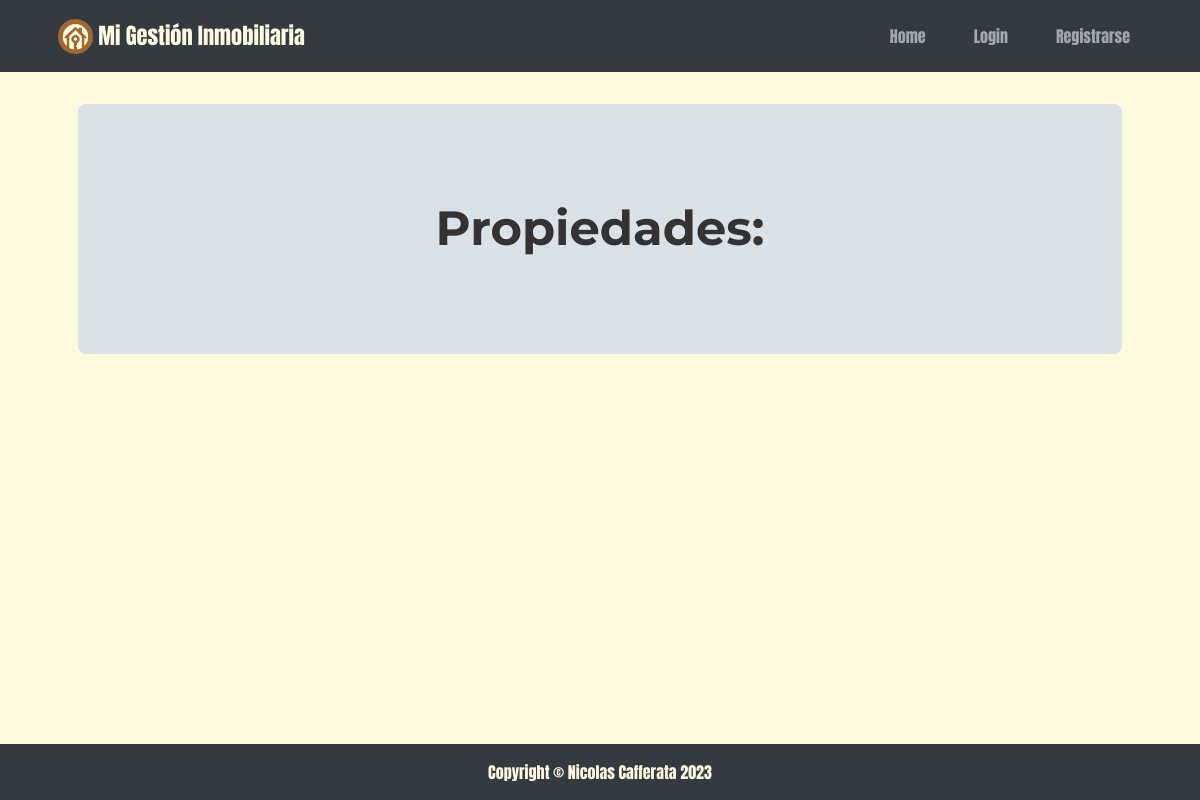
/propiedades, run on an earlier commit of the app's database.
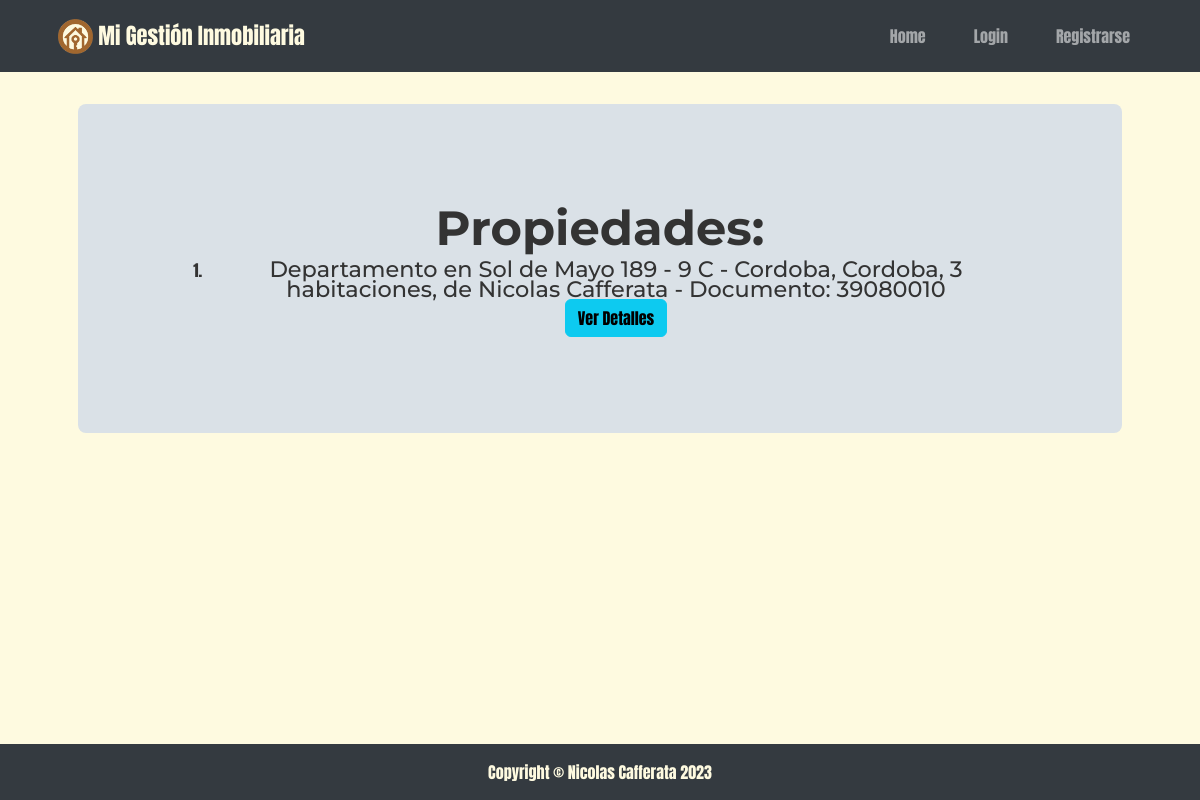
And on a later commit of the database.
### appbroker/models.py (models this page shows, shortened)
class Propiedades(models.Model):
    class haves(models.TextChoices):
        YES = 'si', 'Sí'
        NO = 'no', 'No'
    class disponible(models.TextChoices):
        EN_ALQUILER = 'en_alquiler', 'En alquiler'
        EN_VENTA = 'en_venta', 'En venta'
        VENDIDO = 'vendido', 'Vendido'
        ALQUILADO = 'alquilado', 'Alquilado'
        NO_DISPONIBLE = 'no_disponible', 'No disponible'
    class tipos(models.TextChoices):
        CASA = 'casa', 'Casa'
        DEPARTAMENTO = 'departamento', 'Departamento'
        LOCAL = 'local', 'Local comercial'
        OFICINA = 'oficina', 'Oficina'
        GALPON = 'galpon', 'Galpón'
        COCHERA = 'cochera', 'Cochera'
        TERRENO = 'terreno', 'Terreno'
    ubicacion = models.CharField(max_length=255)
    estado = models.CharField(max_length=20, choices=disponible.choices, default=disponible.NO_DISPONIBLE)
    tipo = models.CharField(max_length=20, choices=tipos.choices)
    habitaciones = models.IntegerField(choices=[(i, str(i)) for i in range(11)], default=0)
    baños = models.IntegerField(choices=[(i, str(i)) for i in range(7)], default=1)
    balcon = models.CharField(max_length=2, choices=haves.choices, default=haves.NO)
    pileta = models.CharField(max_length=2, choices=haves.choices, default=haves.NO)
    garage = models.CharField(max_length=2, choices=haves.choices, default=haves.NO)
    valor_alquiler = models.CharField(max_length=20, blank=True, null=True)
    valor_venta = models.CharField(max_length=20, blank=True, null=True)
    expensas = models.CharField(max_length=20, blank=True, null=True)
    propietario = models.ForeignKey('Propietarios', blank=False, on_delete=models.CASCADE, related_name='propiedades_asignadas_al_propietario', related_query_name='propiedades_asignadas_a_propietario')
    def __str__(self):
        return f'{self.tipo.capitalize()} en {self.ubicacion}'
    class Meta:
        verbose_name_plural = 'Propiedades'

class Persona(models.Model):
    nombre = models.CharField(max_length=40)
    documento = models.IntegerField(blank=True, null=True)
    telefono = models.CharField(max_length=20, blank=True, null=True)
    email = models.EmailField(max_length=30, blank=True, null=True)
    class Meta:
        abstract = True

class Propietarios(Persona):
    propiedades_asignadas = models.ManyToManyField(Propiedades, related_name='propietario_asignado_a_propiedad', related_query_name='propietario_asignado_a_la_propiedad')
    def __str__(self):
        return f'{self.nombre} - Documento: {self.documento}'
    class Meta:
        verbose_name_plural = 'Propietarios'
    pass

### appbroker/views.py (the view)
# urls.py: path('propiedades', ver_propiedades, name='ver_propiedades'),
def ver_propiedades(request):
    propiedades = Propiedades.objects.all()
    return render(request, 'propiedades.html', {'propiedades':propiedades})

### appbroker/templates/propiedades.html (shortened to what this page needs)
{% extends "index.html" %}
{% block header %}
<li class="nav-item"><a class="nav-link" aria-current="page" href="{% url 'home' %}">Home</a></li>
{% endblock %}
{% block content %}
<header class="py-5">
    <div class="container px-lg-5">
        <div class="p-4 p-lg-5 bg-light rounded-3 text-center">
            <div class="m-4 m-lg-5">
                    <h1 class="display-5 fw-bold">Propiedades:</h1>
                        <ol>
                            {% for propiedad in propiedades %}
                            <li>
                                <h5 class="display-7">
                                    {{ propiedad }},
                                    {% if propiedad.tipo == 'casa' or propiedad.tipo == 'departamento' %}
                                        {% if propiedad.habitaciones != 0 %}
                                            {{ propiedad.habitaciones }} habitaciones,
                                        {% else %}
                                            Monoambiente,
                                        {% endif %}
                                        de {{ propiedad.propietario }}
                                    {% endif %}
                                </h5>
                            </li>
                        <button type="button" class="btn btn-info" data-bs-toggle="modal" data-bs-target="#modalPropiedad{{ propiedad.id }}">
                            Ver Detalles
                        </button>
                {% endfor %}
            </ol>
            </div>
        </div>
    </div>
</header>
{% endblock %}

What changed in the data, as far as the page shows it:
added Propiedades: tipo+ubicacion "Departamento en Sol de Mayo 189 - 9 C - Cordoba, Cordoba", habitaciones "3", propietario "Nicolas Cafferata - Documento: 39080010"
